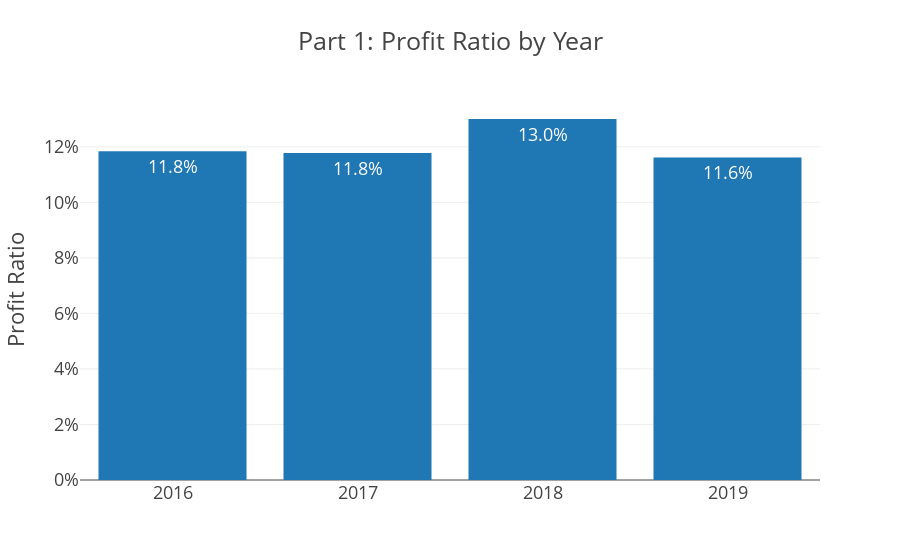

The cell this chart's notebook holds for it:
### Code cell
# Plot

fig = px.bar(df_by_year_mean,
            x='order_year',
            y='Profit Ratio',
             template='presentation',
             text='Profit Ratio',
             title='Part 1: Profit Ratio by Year')

fig.update_xaxes(showgrid=False,
                 title_text='',
                dtick=1)

fig.update_yaxes(dtick=0.02,
                tick0=0,
                 tickformat=',.0%')

fig.update_traces(textposition='auto',
                 texttemplate='%{text:.1%}')

fig.show()

### Figure 1 — Plotly figure (JSON) as saved in the notebook; plotly's stock layout.template omitted (floating-point values rounded to 4 significant figures)
{"data": [{"alignmentgroup": "True", "hoverlabel": {"namelength": 0}, "hovertemplate": "order_year=%{x}<br>Profit Ratio=%{text}", "legendgroup": "", "marker": {"color": "#1F77B4"}, "name": "", "offsetgroup": "", "orientation": "v", "showlegend": false, "text": [0.1184, 0.1177, 0.13, 0.1162], "textposition": "auto", "texttemplate": "%{text:.1%}", "type": "bar", "x": [2016, 2017, 2018, 2019], "xaxis": "x", "y": [0.1184, 0.1177, 0.13, 0.1162], "yaxis": "y"}], "layout": {"barmode": "relative", "legend": {"tracegroupgap": 0}, "title": {"text": "Part 1: Profit Ratio by Year"}, "xaxis": {"anchor": "y", "domain": [0, 1], "dtick": 1, "showgrid": false, "title": {"text": ""}}, "yaxis": {"anchor": "x", "domain": [0, 1], "dtick": 0.02, "tick0": 0, "tickformat": ",.0%", "title": {"text": "Profit Ratio"}}}}
